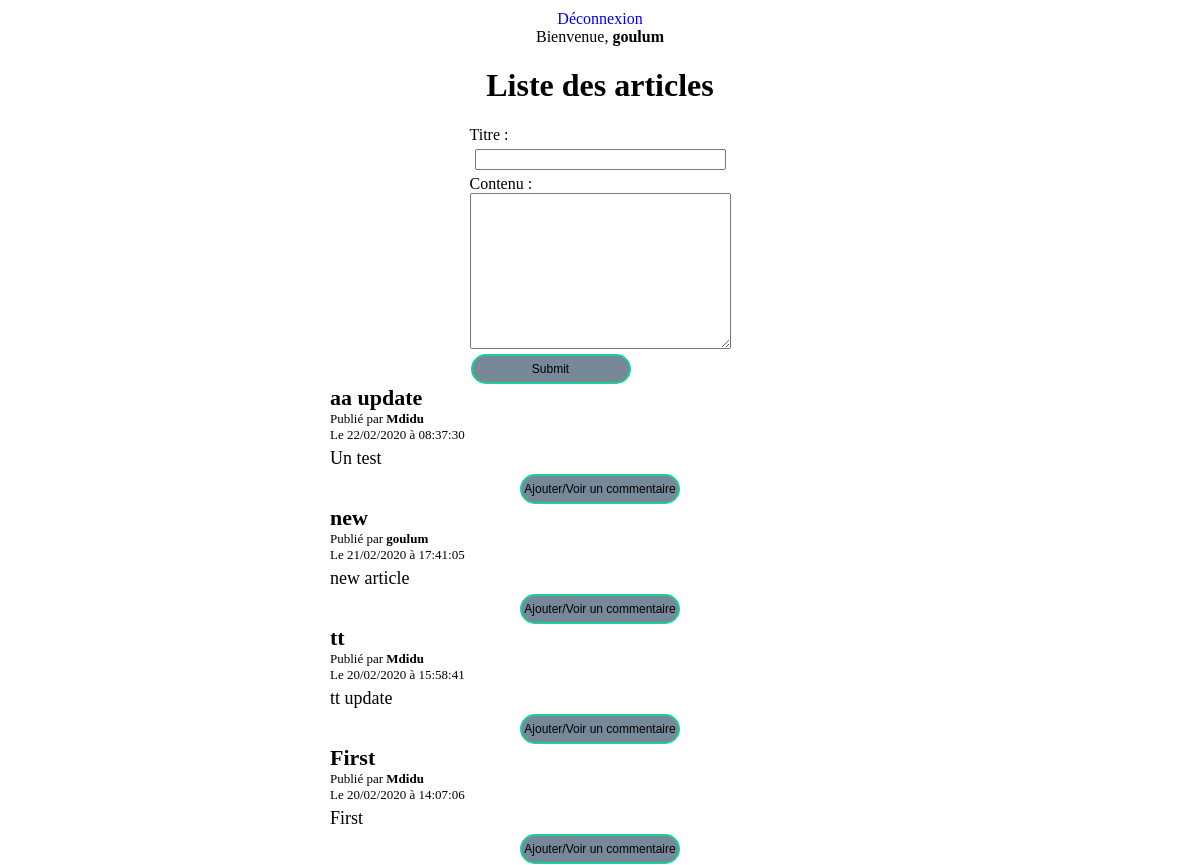
Before: /public/views/sendArticle.php (signed in) with the older database file.
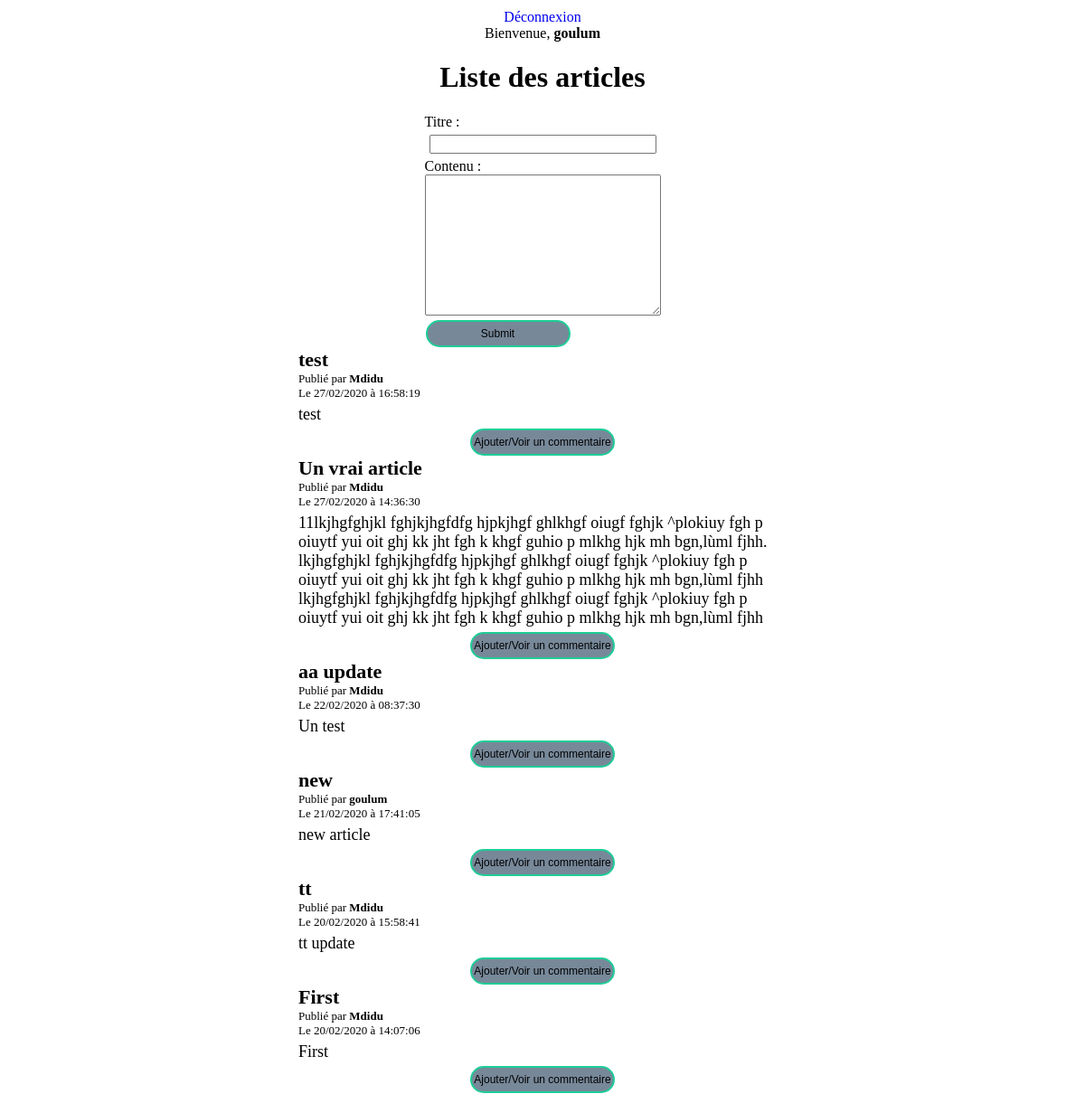
After: the same page with the newer database file.
### tables this page shows
CREATE TABLE IF NOT EXISTS `articles` (
  `id` bigint(20) NOT NULL AUTO_INCREMENT,
  `title` text NOT NULL,
  `contend` longtext NOT NULL,
  `date` int(20) NOT NULL,
  `user_id` bigint(20) NOT NULL,
  PRIMARY KEY (`id`),
  KEY `fk_user_id` (`user_id`)
);

CREATE TABLE IF NOT EXISTS `user` (
  `id` bigint(20) NOT NULL AUTO_INCREMENT,
  `pseudo` varchar(255) NOT NULL,
  `password` text NOT NULL,
  `group_id` bigint(20) NOT NULL,
  PRIMARY KEY (`id`),
  KEY `fk_group_id` (`group_id`)
);

### trait/Db.php (called while the page is built, shortened)
<?php
trait Db{
    private $servername = "localhost";
    private $username = "root";
    private $passwordDB = "";
    private $dbname = "blog";
    public function getDB(){
        $db = new PDO('mysql:host='.$this->servername.';dbname='.$this->dbname.';charset=utf8', $this->username, $this->passwordDB);
        $db->setAttribute(PDO::ATTR_ERRMODE, PDO::ERRMODE_WARNING);
        return $db;
    }
}

### class/Articles.php (called while the page is built, shortened)
<?php
class Articles
{
    private $title;
    private $contend;
    private $date;
    private $author;
    private function setTitle($title){
        $this->title = $title;
    }
    private function setContend($contend){
        $this->contend = $contend;
    }
    private function setDate($timestamp){
        $this->date = date('d/m/Y à H:i:s', $timestamp);
    }
    private function setAuthor($author){
        $this->author = $author;
    }
    public function getTitle(){ return $this->title; }
    public function getContend(){ return $this->contend; }
    public function getDate(){ return $this->date; }
    public function getAuthor(){ return $this->author; }
    private function searchAllArticles(){
            $sql = $this->getDB()->prepare(
    "SELECT articles.id AS article_id, title, articles.contend AS article_contend, articles.date AS article_date, pseudo
                FROM articles
                LEFT JOIN user ON articles.user_id = user.id
                ORDER BY date DESC"
            );
        $sql->execute();
        $rows = $sql->fetchAll();
        return $rows;
    }
    public function getAllArticles(){
        $rows = $this->searchAllArticles();
        require_once "../views/getArticles.php";
    }
}

### public/views/getArticles.php (the view, shortened to what this page needs)
<?php
    foreach ($rows as $row):
?>
<div class='articles'>
        <div class="title"><?= $this->getTitle() ?></div>
        <div class="authorArticle">Publié par <span class="user"><?= $this->getAuthor() ?></span></div>
        <div class="date">Le <?= $this->getDate();?></div>
    <div class="contend"><?= $this->getContend()?></div>
</div>
<?php
    if(intval(count($rows)) != 1):
?>
    <div id="buttons">
        <form action="sendCommentary.php" method="get">
            <input type="submit" value="Ajouter/Voir un commentaire" class="button">
        </form>
    </div>
<?php
    endif;
endforeach;

### public/views/header.php (shortened to what this page needs)
<!doctype html>
<html lang="fr">
<head>
    <?php if($_SESSION['page'] === "index"):?>
        <link rel="stylesheet" href="public/css/style.css">
    <?php
    $_SESSION['page'] = NULL;
    else:
    ?>
        <link rel="stylesheet" href="../css/style.css">
    <?php endif;?>
</head>
<body>
<div id="main">
    <?php
    if(isset($_SESSION['pseudo'])):
        ?>
        <a href="../../models/logout.php">Déconnexion</a>
        <div>Bienvenue, <span class="user"><?= $_SESSION['pseudo'];?></span></div>
    <?php
    endif;

### public/views/sendArticle.php (shortened to what this page needs)
<?php
require "../../trait/Db.php";
require "../../class/Articles.php";
require_once "header.php";
?>
        <h1>Liste des articles</h1>
        <form action="../../controllers/backend.php" method="post">
            <?php
            if(isset($_POST['article_title']) && isset($_POST['article_contend'])):
            ?>
            <label for="title">Titre :</label>
            <input type="text" name="title" id="title" value="<?= $_POST['article_title']; ?>">
            <label for="contend">Contenu :</label>
            <textarea name="contend" id="contend" cols="30" rows="10"><?= $_POST['article_contend']; ?></textarea>
            <input type="hidden" name="id" value="<?= $_POST['article_id'];?>">
            <input type="hidden" name="page" value="updateArticle">
            <input type="submit" id="submit" class="button">
            <?php
            else:
            ?>
            <label for="title">Titre :</label>
            <input type="text" name="title" id="title">
            <label for="contend">Contenu :</label>
            <textarea name="contend" id="contend" cols="30" rows="10"></textarea>
            <input type="submit" id="submit" class="button">
            <?php
            endif;
            ?>
        </form>
        <?php
            $article = new Articles();
            $article->getAllArticles();
require_once "footer.php";

### public/views/footer.php (shortened to what this page needs)
</div>
</body>
</html>

### public/css/style.css (style rules this page uses)
body { margin: 0; padding: 0; }
form { display: flex; flex-direction: column; }
a { margin-top: 10px; text-decoration: none; }
input { margin: 5px; }
#main { display: flex; flex-direction: column; justify-content: center; align-items: center; }
#buttons { display: flex; flex-direction: row; }
.title { font-size: 22px; font-weight: bold; }
.user { font-weight: bold; }
.contend, .authorCommentary { font-size: 18px; margin-top: 5px; }
.authorArticle, .date { font-size: 13px; }
.articles { width: 45%; }
.button { margin: 1px; margin-top: 5px; padding: 0; width: 160px; height: 30px; border: 2px solid #1ECD97; border-radius: 40px; background: lightslategray; color: black; font-size: 12px; }

Changed rows visible on the page:
added articles: title "test", user.pseudo "Mdidu", date "27/02/2020 à 16:58:19", contend "test"
added articles: title "Un vrai article", user.pseudo "Mdidu", date "27/02/2020 à 14:36:30", contend "11lkjhgfghjkl fghjkjhgfdfg hjpkjhgf ghlkhgf oiugf fghjk ^plokiuy fgh p oiuytf yui oit ghj kk jht fgh k khgf guhio p mlkhg hjk mh bgn,lùml fjhh. lkjhgfghjkl fghjkjhgfdfg hjpkjhgf ghlkhgf oiugf fghjk ^plokiuy fgh p oiuytf yui oit ghj kk jht fgh k khgf guhio p mlkhg hjk mh bgn,lùml fjhh lkjhgfghjkl fghjkjhgfdfg hjpkjhgf ghlkhgf oiugf fghjk ^plokiuy fgh p oiuytf yui oit ghj kk jht fgh k khgf guhio p mlkhg hjk mh bgn,lùml fjhh"
